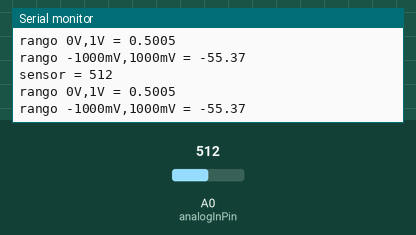
Simulated run of this sketch. Board: Arduino Uno, built with avr-gcc and run on an emulated ATmega328P. On the bench: the last lines printed to the serial monitor. Inputs (shaded band) come from the test bench; at power-on: A0 (analogInPin) = 512.

Above: at 1.2 s.
1.3 s: A0 (analogInPin) set to 716
At 2.3 s:
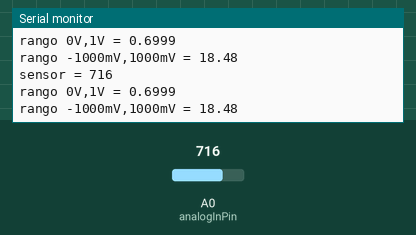
2.8 s: A0 (analogInPin) set to 900
At 3.3 s:
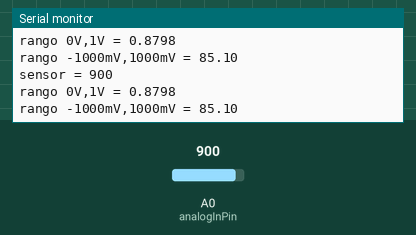
Timing chart, 0 to 4.6 s (numbered marks = the images above; inputs shaded):
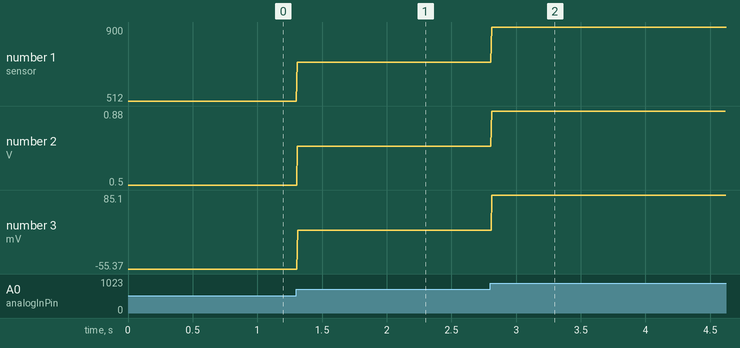

Measured:
- after the input at 1.3 s, the serial monitor: prints a new line at once (image 1)
- after the input at 2.8 s, the serial monitor: prints a new line at once (image 2)
- plotted number 1: 512 → 716 after the input at 1.3 s, 716 → 900 after the input at 2.8 s
- plotted number 2: 0.5 → 0.7 after the input at 1.3 s, 0.7 → 0.88 after the input at 2.8 s
- plotted number 3: -55.37 → 18.48 after the input at 1.3 s, 18.48 → 85.1 after the input at 2.8 s

The sketch:

sensorORP_dato.ino
```cpp
const int analogInPin = A0;  // ESP8266 Analog Pin ADC0 = A0
const int numSamples = 10;  // Número de muestras para promediar (declarado como constante)
int sensorValue = 0;
float voltage = 0.0;
float orpValue = 0.0;

int sampleIndex = 0;  // Índice de la muestra actual
float sensorSum = 0;  // Suma de las lecturas para calcular el promedio

void setup() {
  Serial.begin(115200);
}

void loop() {
  sensorValue = analogRead(analogInPin);
  Serial.print("sensor = ");
  Serial.print(sensorValue);
  Serial.print("\n");

  // Convertir valor a voltaje (rango de entrada 0V - 1V)
  voltage = (sensorValue / 1023.0) * 1.0;
  Serial.print("rango 0V,1V = ");
  Serial.print(voltage, 4);
  Serial.print("\n");


  // Convertir voltaje a rango de ORP (mV) ([0V, 1V] -> [-1000mV, 1000mV]])
  orpValue = ((voltage - 0.65) *1000* 0.100/0.270);
  Serial.print("rango -1000mV,1000mV = ");
  Serial.print(orpValue);
  Serial.print("\n\n\n");
}
```
